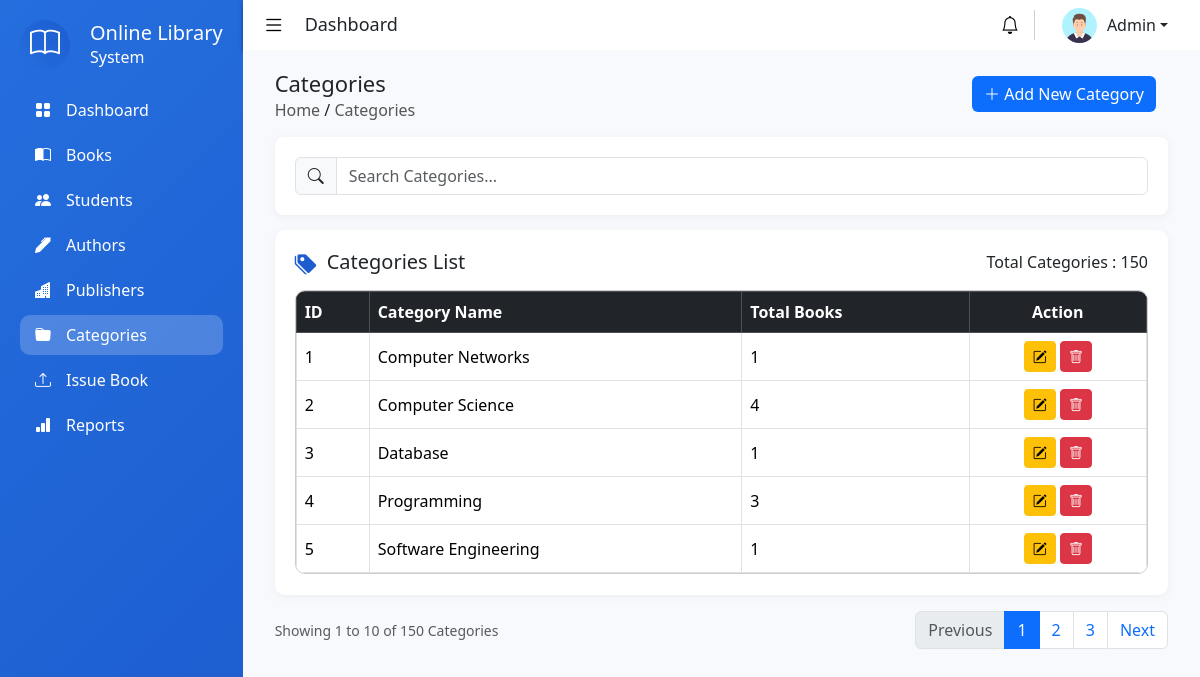
Screenshot of /admin/categories.php (signed in) with the database file from the repository.
### tables this page shows
CREATE TABLE `category` (
  `category_id` int(11) NOT NULL,
  `category_name` varchar(100) NOT NULL
);

### admin/categories.php (the view, shortened to what this page needs)
<?php
require_once '../includes/db.php';
$query = "
    SELECT
        c.category_id,
        c.category_name,
        COUNT(b.book_id) AS total_books
    FROM category c
    LEFT JOIN book b
        ON c.category_id = b.category_id
    GROUP BY
        c.category_id,
        c.category_name
    ORDER BY
        c.category_name ASC
";
$result = $conn->query($query);
?>
<!DOCTYPE html>
<html lang="en">
<head>
    <link rel="stylesheet" href="https://cdn.jsdelivr.net/npm/bootstrap@5.3.8/dist/css/bootstrap.min.css">
    <link rel="stylesheet" href="https://cdn.jsdelivr.net/npm/bootstrap-icons@1.13.1/font/bootstrap-icons.min.css">
    <link rel="stylesheet" href="../assets/css/style.css">
</head>
<body>
    <div class="container-fluid m-0 p-0 d-flex">
        <?php include '../includes/sidebar.php'; ?>
        <div class="main-container flex-grow-1">
            <?php include '../includes/header.php'; ?>
            <main class="main-content">
                <div class="container-fluid">
                    <div class="page-header d-flex align-item-center justify-content-between">
                        <div class="title">
                            <h3>Categories</h3>
                            <span>
                                <a href="dashboard.php">Home</a> /
                                <a href="categories.php">Categories</a>
                            </span>
                        </div>
                        <div class="btn">
                            <button id="addCategoryBtn" class="btn btn-primary" data-bs-toggle="modal" data-bs-target="#addCategoryModal">
                                <i class="bi bi-plus-lg"></i>
                                Add New Category
                            </button>
                        </div>
                    </div>
                    <div class="filter-card">
                        <div class="row g-3 align-items-end">
                            <div class="col-lg-12">
                                <div class="input-group">
                                    <span class="input-group-text">
                                        <i class="bi bi-search"></i>
                                    </span>
                                    <input
                                        type="text"
                                        class="form-control"
                                        placeholder="Search Categories...">
                                </div>
                            </div>
                        </div>
                    </div>
                    <div class="table-card">
                        <div class="table-header">
                            <div class="d-flex align-item-center justify-content-between">
                                <h5 class="mb-0">
                                    <i class="bi bi-tags-fill"></i>
                                    Categories List
                                </h5>
                                <p class="text-dark">
                                    Total Categories : 150
                                </p>
                            </div>
                        </div>
                        <div class="table-responsive">
                            <table class="table table-hover table-bordered align-middle mb-0">
                                <thead class="table-dark">
                                    <tr>
                                        <th>ID</th>
                                        <th>Category Name</th>
                                        <th>Total Books</th>
                                        <th class="text-center">Action</th>
                                    </tr>
                                </thead>
                                <tbody>
                                    <?php
                                    $sn = 1;
                                    while ($row = $result->fetch_assoc()) :
                                    ?>
                                        <tr>
                                            <td><?= $sn++ ?></td>
                                            <td><?= htmlspecialchars($row["category_name"]) ?></td>
                                            <td><?= $row["total_books"] ?></td>
                                            <td class="text-center">
                                                <button
                                                    class="btn btn-warning btn-sm edit-category"
                                                    data-id="<?= $row["category_id"] ?>">
                                                    <i class="bi bi-pencil-square"></i>
                                                </button>
                                                <button
                                                    class="btn btn-danger btn-sm delete-category"
                                                    data-id="<?= $row["category_id"] ?>"
                                                    data-name="<?= htmlspecialchars($row["category_name"]) ?>">
                                                    <i class="bi bi-trash"></i>
                                                </button>
                                            </td>
                                        </tr>
                                    <?php endwhile; ?>
                                </tbody>
                            </table>
                        </div>
                    </div>
                    <div class="pagination-card mt-3">
                        <div class="d-flex justify-content-between align-items-center flex-wrap">
                            <small class="text-muted">
                                Showing 1 to 10 of 150 Categories
                            </small>
                            <nav>
                                <ul class="pagination mb-0">
                                    <li class="page-item disabled">
                                        <a class="page-link" href="#">
                                            Previous
                                        </a>
                                    </li>
                                    <li class="page-item active">
                                        <a class="page-link" href="#">
                                            1
                                        </a>
                                    </li>
                                    <li class="page-item">
                                        <a class="page-link" href="#">
                                            2
                                        </a>
                                    </li>
                                    <li class="page-item">
                                        <a class="page-link" href="#">
                                            3
                                        </a>
                                    </li>
                                    <li class="page-item">
                                        <a class="page-link" href="#">
                                            Next
                                        </a>
                                    </li>
                                </ul>
                            </nav>
                        </div>
                    </div>
                </div>
            </main>
        </div>
    </div>
</body>
</html>

### assets/css/style.css (style rules this page uses)
* { margin: 0; padding: 0; box-sizing: border-box; }
body { height: 100vh; overflow: hidden; }
.main-content { width: 100%; height: calc(100vh - 50px); padding: 20px; background-color: #f7f9fd; overflow-y: auto; }
.table-responsive { border: 1px solid #ccc; border-radius: 10px; margin-bottom: 20px; }
.main-content .page-header .title h3 { font-size: 22px; margin: 0 0 2px 0; }
.title span a { text-decoration: none; color: #555; }
.page-header .btn { border: none; }
.filter-card { margin: 15px 0; padding: 20px; background-color: #fff; border-radius: 8px; box-shadow: 0 2px 10px rgba(0, 0, 0, .05); }
.table-card { background-color: #fff; border-radius: 10px; padding: 20px 20px 1px 20px; box-shadow: 0 2px 10px rgba(0, 0, 0, .05); }
.table-header div h5 { display: flex; gap: 10px; }
.table-header div h5 i { color: #1c5ccf; font-size: 22px; }
.table th, .table td { vertical-align: middle; }
.table td:nth-child(4), .table td:nth-child(8), .table td:nth-child(9) { white-space: nowrap; }

### rows the page displays
category: category_name "Computer Networks", total_books "1"
category: category_name "Computer Science", total_books "4"
category: category_name "Database", total_books "1"
category: category_name "Programming", total_books "3"
category: category_name "Software Engineering", total_books "1"
